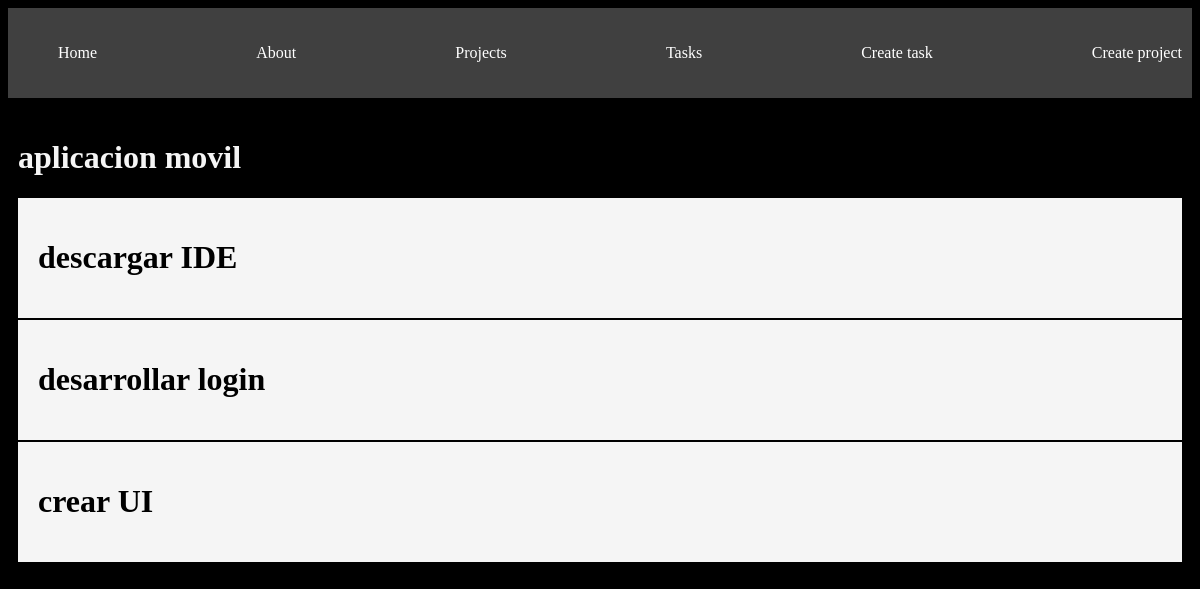
The page /projects/1 on the database as committed earlier.
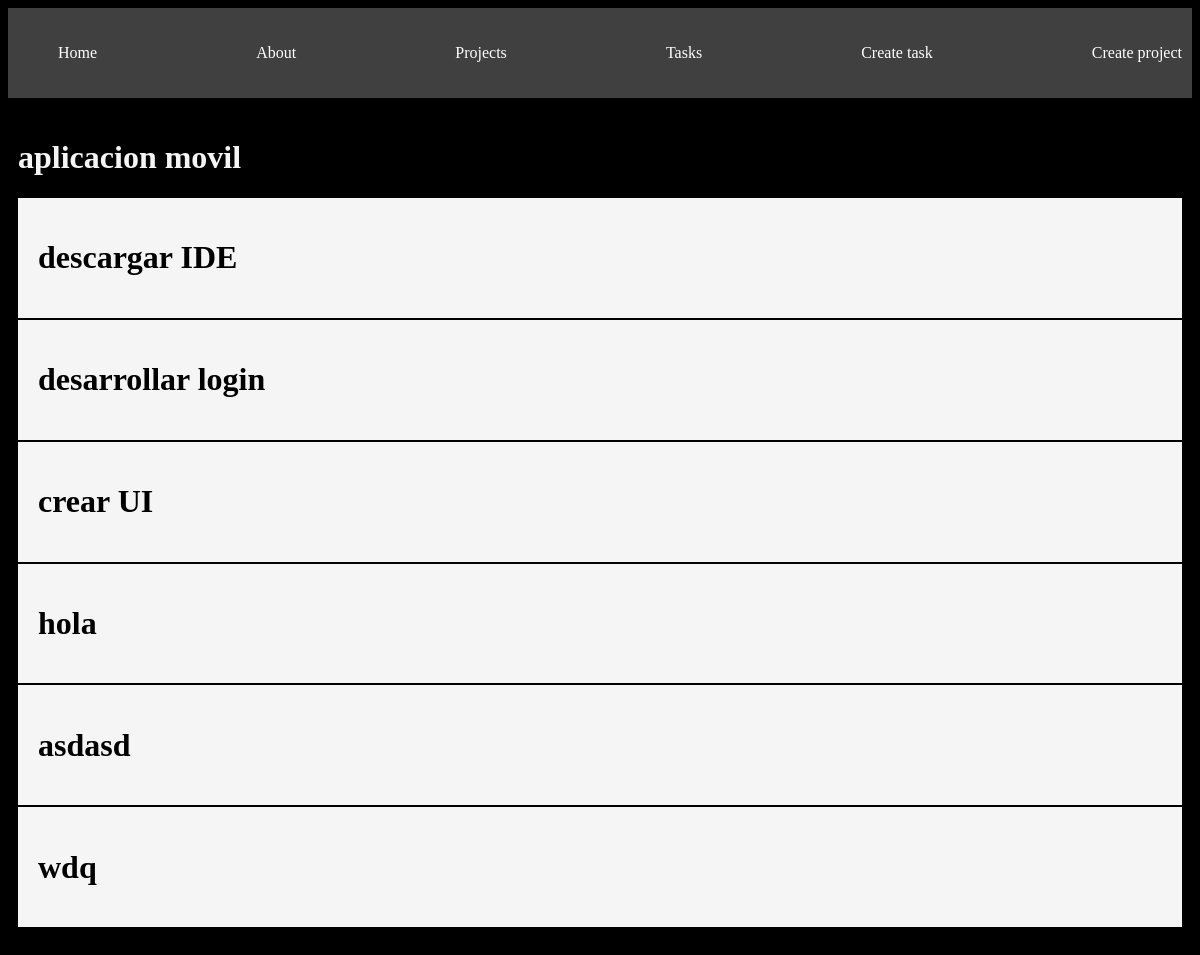
The same page on the database as committed later.
### myapp/models.py (models this page shows, shortened)
class Task(models.Model):
    title = models.CharField(max_length=200)
    description = models.TextField()
    project = models.ForeignKey(Project, on_delete=models.CASCADE)
    done = models.BooleanField(default=False)

### myapp/views.py (the view)
# urls.py: path('projects/<int:id>', views.project_detail, name="project_detail"),
def project_detail(request, id):
    project = get_object_or_404(Project, id=id)
    tasks = Task.objects.filter(project_id=id)
    print(project)
    return render(request, 'projects/detail.html', {
        'project' : project,
        'tasks' : tasks
    })

### myapp/models.py (called while the page is built)
    def __str__(self):
        return self.name

### myapp/templates/projects/detail.html
{% extends 'layouts/base.html' %}
{% block content %}
<h1>{{project}}</h1>
{% for task in tasks %}
<div class="card">
    <h1>{{task.title}}</h1>
</div>
{% endfor %}
{% endblock %}

Rows that differ between the two databases and show on the page:
added Task: title "hola"
added Task: title "asdasd"
added Task: title "wdq"
